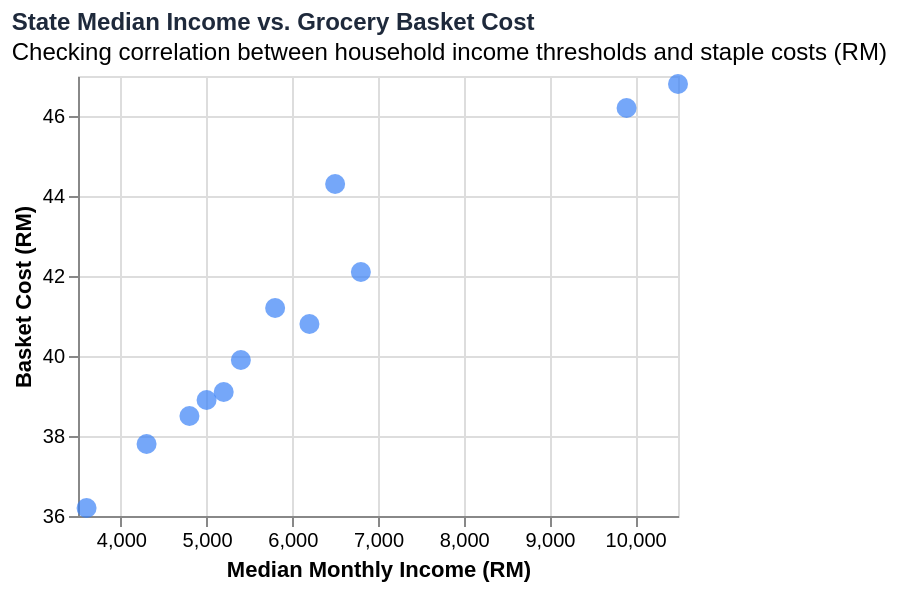

Express this chart as Vega-Lite.
### Vega-Lite specification from a JSON file in a GitHub repository (floating-point values rounded to 4 significant figures)
{"$schema": "https://vega.github.io/schema/vega-lite/v5.json", "width": "container", "height": 220, "title": {"text": "State Median Income vs. Grocery Basket Cost", "subtitle": "Checking correlation between household income thresholds and staple costs (RM)", "fontSize": 12, "anchor": "start", "color": "#1e293b"}, "data": {"values": [{"state": "Kelantan", "median_income": 3600, "basket_cost": 36.2}, {"state": "Perlis", "median_income": 4300, "basket_cost": 37.8}, {"state": "Kedah", "median_income": 4800, "basket_cost": 38.5}, {"state": "Terengganu", "median_income": 5000, "basket_cost": 38.9}, {"state": "Perak", "median_income": 5200, "basket_cost": 39.1}, {"state": "Pahang", "median_income": 5400, "basket_cost": 39.9}, {"state": "Melaka", "median_income": 6200, "basket_cost": 40.8}, {"state": "Negeri Sembilan", "median_income": 5800, "basket_cost": 41.2}, {"state": "Johor", "median_income": 6800, "basket_cost": 42.1}, {"state": "Penang", "median_income": 6500, "basket_cost": 44.3}, {"state": "Federal Territory of Putrajaya", "median_income": 9900, "basket_cost": 46.2}, {"state": "Federal Territory of Kuala Lumpur", "median_income": 10500, "basket_cost": 46.8}]}, "mark": {"type": "point", "filled": true, "size": 100, "color": "#3b82f6"}, "encoding": {"x": {"field": "median_income", "type": "quantitative", "title": "Median Monthly Income (RM)", "scale": {"zero": false}}, "y": {"field": "basket_cost", "type": "quantitative", "title": "Basket Cost (RM)", "scale": {"zero": false}}, "tooltip": [{"field": "state", "type": "nominal", "title": "State"}, {"field": "median_income", "type": "quantitative", "title": "Income (RM)"}, {"field": "basket_cost", "type": "quantitative", "title": "Basket Cost (RM)"}]}}
